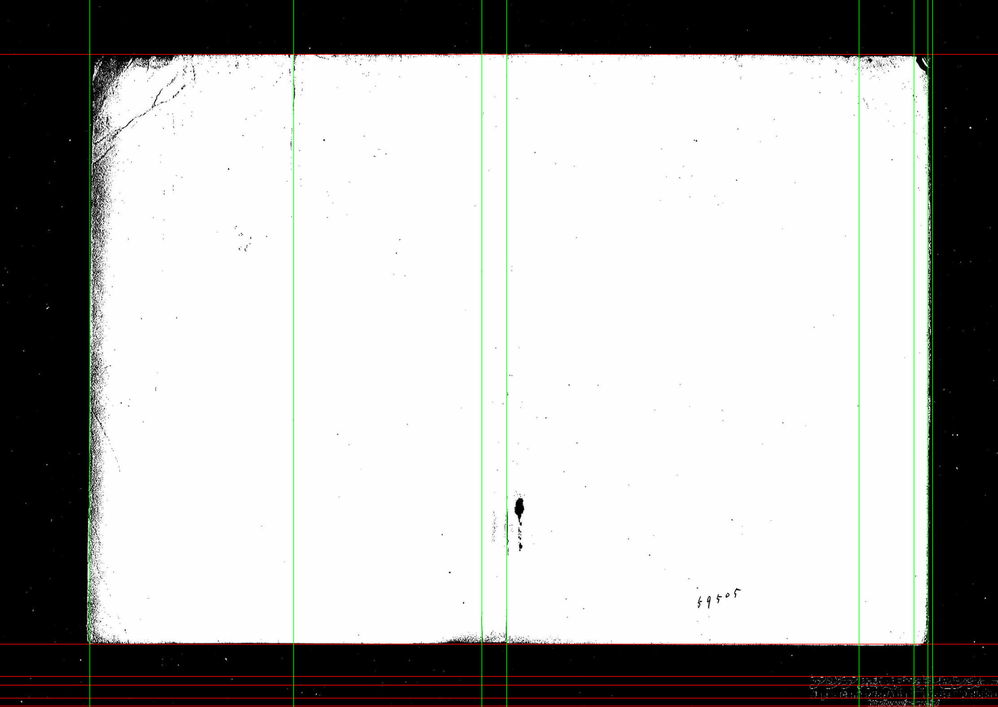
#> input picture debug_table_v4_page_001.png, 998 x 707 px, shrunk from 4450 x 3154 before the run
$ python -i hybrid_extractor.py   (imports and definitions only)
#> lines starting #> are read from the running program, lines starting #| are printed output that depends on the picture; after the words box and inside, x2 and y2 are one past the last pixel; in counts of white or black regions, pixels touching at a corner belong together
"""
Hybrid Extractor Module
Reusable function for table page processing.
"""

import cv2
import numpy as np
import pytesseract
from PIL import Image


def read_image_robust(path):
#> called with path = 'debug_table_v4_page_001.png'
    stream = open(path, "rb")
    bytes = bytearray(stream.read())
    numpyarray = np.asarray(bytes, dtype=np.uint8)
    img = cv2.imdecode(numpyarray, cv2.IMREAD_UNCHANGED)
#> img is the input picture: shape (707, 998, 3); mean B, G, R 174.7, 176.3, 176.4
    stream.close()
    return img


def extract_table_content(image_path, debug_dir=None):
    """
    Extracts table content from an image using Hybrid Line/Text approach.
    Returns list of rows (list of strings).
    """
    img = read_image_robust(image_path)
    if img is None:
        return []

    if len(img.shape) == 3 and img.shape[2] > 1:
        gray = cv2.cvtColor(img, cv2.COLOR_BGR2GRAY)
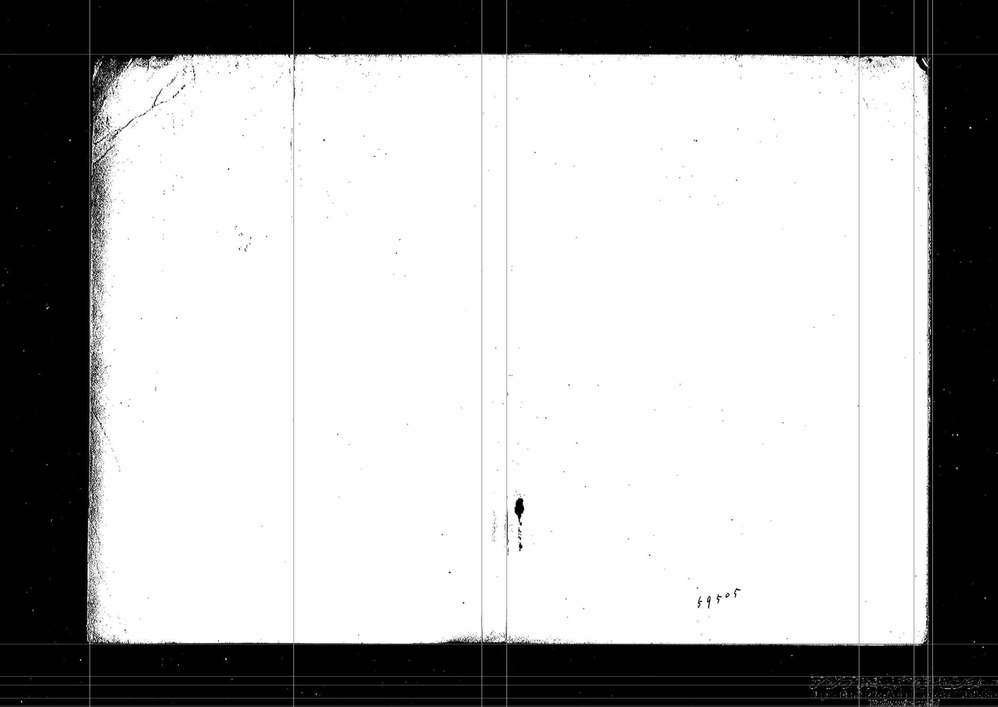
#> gray: shape (707, 998); min 0, max 255, mean 176.1
    else:
        gray = img

    # 1. Detect Vertical Lines (LSD)
    lsd = cv2.createLineSegmentDetector(0)
    lines, _, _, _ = lsd.detect(gray)
#> lines = 211 rows, first 6: [522.2, 498.2, 523.1, 508.3], [523.5, 508.5, 519.3, 519.3], [514, 512.1, 515.5, 499.7], [924.4, 71.71, 912.3, 57.74], [506.9, 642.6, 924.4, 644.3], [910.8, 91.74, 915.4, 56.52]

    vertical_lines = []
    if lines is not None:
        for line in lines:
            x1, y1, x2, y2 = line[0]
            # More lenient filter for vertical lines
            if abs(x1 - x2) < 10 and abs(y1 - y2) > 30:
                vertical_lines.append(((x1 + x2) / 2, min(y1, y2), max(y1, y2)))
#> this loop made 211 passes
#> after the loop, vertical_lines = 49 items, first 6: (913.1, 56.52, 91.74), (88.48, 55.64, 639.4), (928.4, 55.62, 643.1), (914.8, 0.624, 56.88), (292, 55.62, 125.6), (294.4, 76.87, 639.4)

    # Cluster Columns
    vertical_lines.sort(key=lambda x: x[0])
    cols = []
    if vertical_lines:
        current = [vertical_lines[0][0]]
#> current = [87.8]
        for i in range(1, len(vertical_lines)):
            if vertical_lines[i][0] - vertical_lines[i - 1][0] < 15:
                current.append(vertical_lines[i][0])
            else:
                cols.append(int(np.mean(current)))
                current = [vertical_lines[i][0]]
#> this loop made 48 passes
#> current on passes 9, 17, 21, 28, 34: [291.6], [480], [504.9], [857.1], [912]
#> after the loop, cols = [92, 292, 481, 506, 858]
        cols.append(int(np.mean(current)))

    # If no columns detected, fallback or assume full width
    if not cols:
        cols = [0, img.shape[1]]

    # 2. Detect Text
    # Use PSM 6 (Sparse text) or PSM 4 (Column data)
    config = r"--oem 3 --psm 6"

    # Advanced Preprocessing
    # 1. Denoise (Bilateral filter keeps edges but removes paper grain)
    denoised = cv2.bilateralFilter(gray, 9, 75, 75)

    # 2. Adaptive Contrast (CLAHE) - Enhances faint text without blowing out background
    clahe = cv2.createCLAHE(clipLimit=2.0, tileGridSize=(8, 8))
    enhanced = clahe.apply(denoised)

    # 3. Robust Thresholding
    thresh = cv2.threshold(enhanced, 0, 255, cv2.THRESH_BINARY | cv2.THRESH_OTSU)[1]
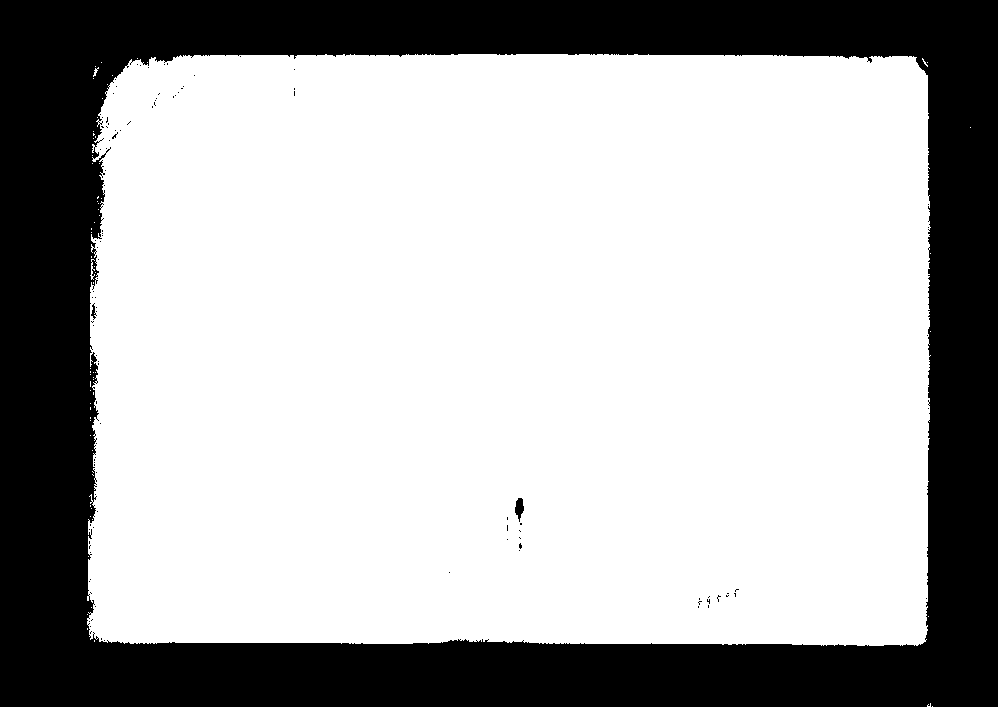
#> thresh: shape (707, 998); 69.3% white; 110 black regions (107 under 20 px), largest, box (x1, y1, x2, y2) and area: (0, 0, 998, 707) 216229, (515, 498, 524, 522) 135, (91, 303, 97, 320) 41
    pil_img = Image.fromarray(thresh)

    try:
#> (the run stopped early here; a loop or call above may not have finished)

$ run again, on page_1.png
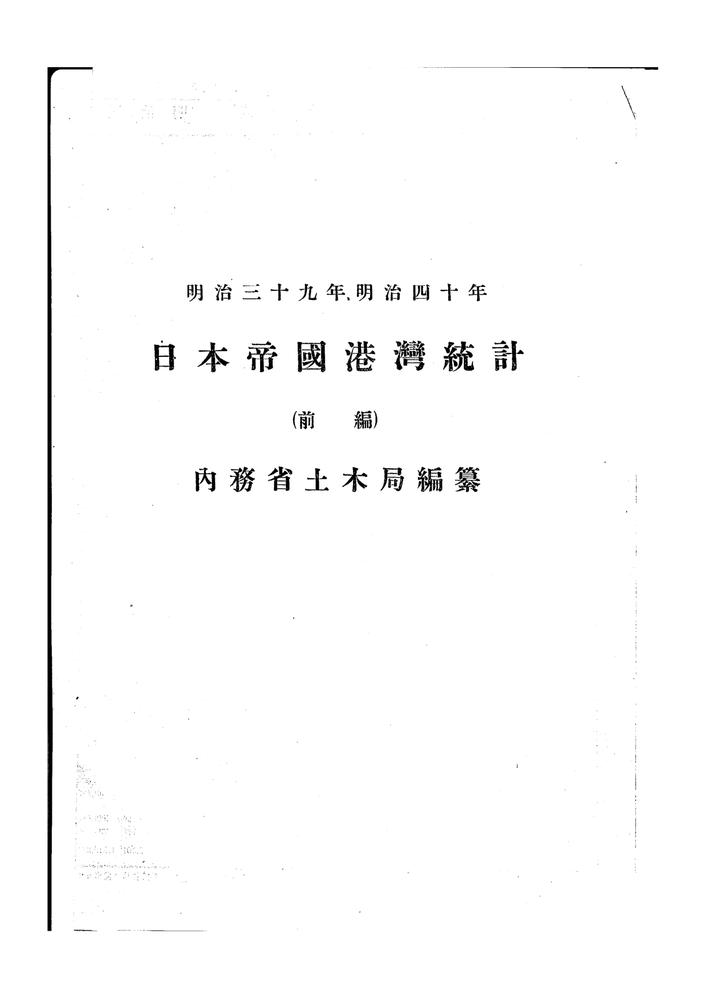
#> input picture page_1.png, 706 x 999 px, shrunk from 1240 x 1755 before the run
#> in read_image_robust, img is the input picture: shape (999, 706, 3); min 0, max 255, mean 251.3
#> lines = 154 rows, first 6: [154.3, 368.1, 153.6, 344.3], [259.4, 370.6, 259.5, 355.6], [324.2, 343.1, 324.7, 369.4], [214.7, 473.1, 214.8, 488.1], [155.5, 344, 165.7, 344.7], [398.4, 358, 401.2, 367.1]
#> the loop in extract_table_content, `for line in lines:` made 154 passes
#> after the loop in extract_table_content, `for line in lines:`: vertical_lines = [(51.02, 75.63, 929.4), (46.88, 68.12, 929.4)]
#> current = [46.88]
#> the loop in extract_table_content, `for i in range(1, len(vertical_lines)):` made 1 pass
#> after the loop in extract_table_content, `for i in range(1, len(vertical_lines)):`: cols = []
#> in extract_table_content, `thresh = cv2.threshold(enhanced, 0, 255, cv2.THRESH_BINARY | cv2.THRES..`:
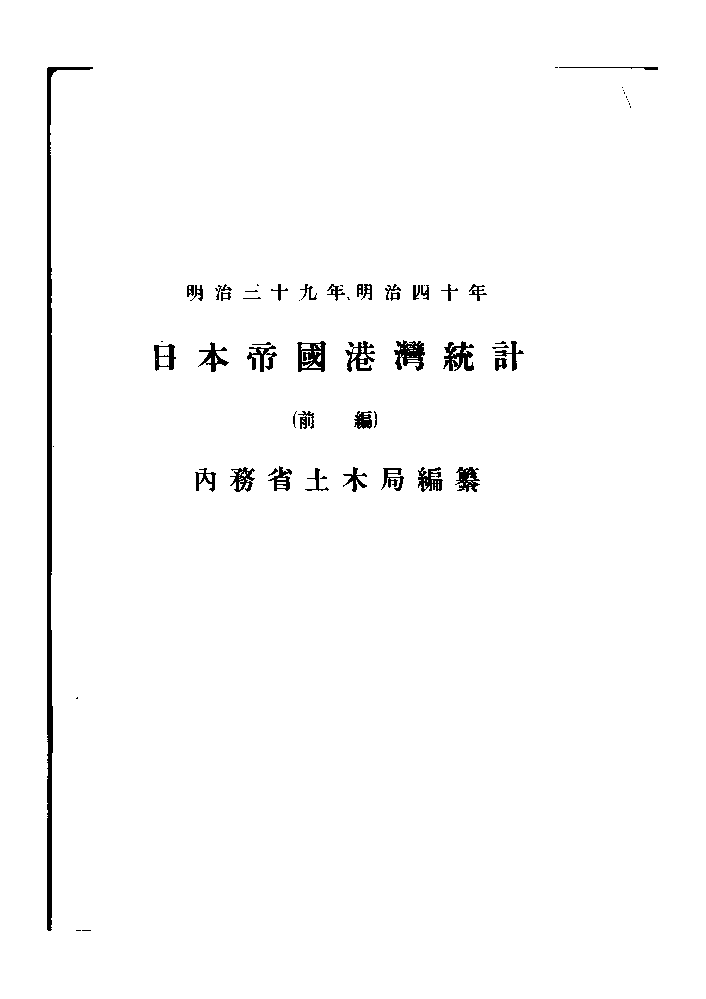
#> thresh: shape (999, 706); 98.4% white; 65 black regions (23 under 20 px), largest, box (x1, y1, x2, y2) and area: (47, 67, 93, 931) 4172, (297, 341, 326, 372) 571, (394, 340, 425, 371) 559

$ run again, on page_3.png
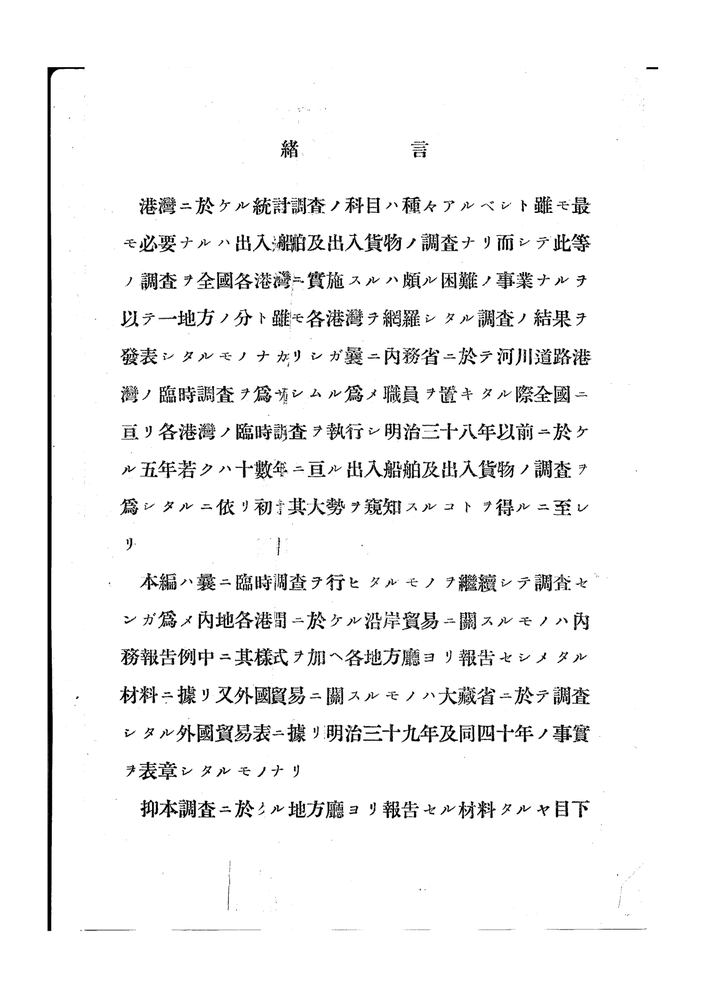
#> input picture page_3.png, 706 x 999 px, shrunk from 1240 x 1755 before the run
#> in read_image_robust, img is the input picture: shape (999, 706, 3); min 0, max 255, mean 243.2
#> lines = 579 rows, first 6: [50.42, 75.63, 51.54, 929.4], [309, 286.9, 309.2, 276.8], [502.6, 740.7, 503, 724.4], [389.2, 739.4, 389.4, 724.4], [506, 724.4, 506.3, 740.7], [499.2, 433.1, 498.4, 424.2]
#> the loop in extract_table_content, `for line in lines:` made 579 passes
#> after the loop in extract_table_content, `for line in lines:`: vertical_lines = [(50.98, 75.63, 929.4), (46.88, 68.12, 929.4), (226.9, 874.4, 908.1), (229.4, 873.1, 908.1)]
#> in extract_table_content, `current = [vertical_lines[0][0]]`: current = [46.88]
#> the loop in extract_table_content, `for i in range(1, len(vertical_lines)):` made 3 passes
#> current on pass 2: [226.9]
#> after the loop in extract_table_content, `for i in range(1, len(vertical_lines)):`: cols = [48]
#> in extract_table_content, `enhanced = clahe.apply(denoised)`:
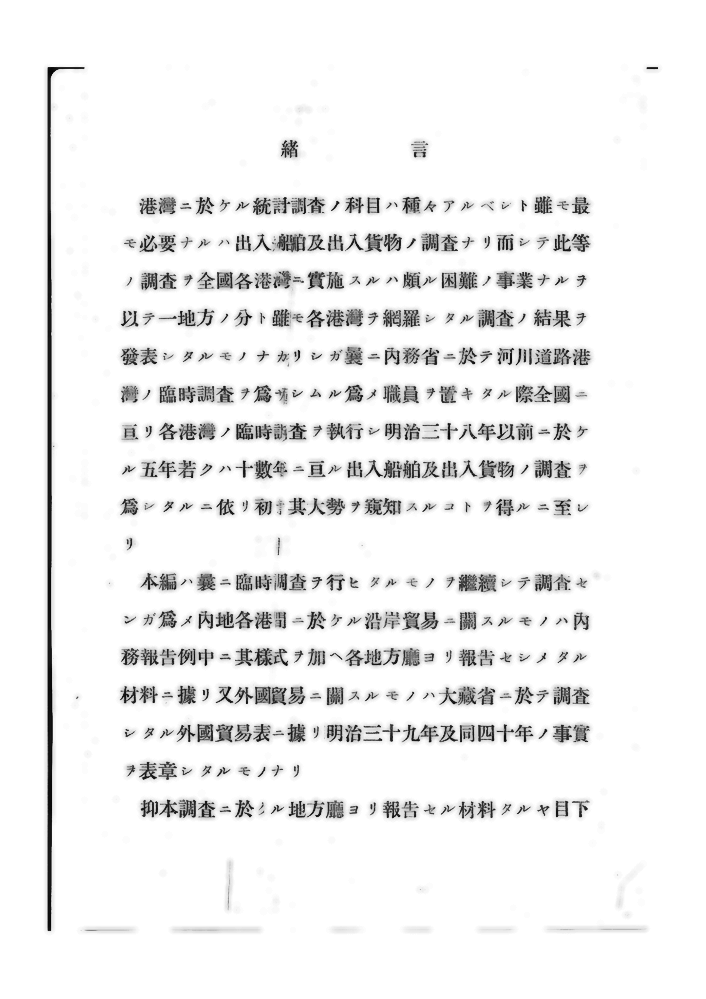
#> enhanced: shape (999, 706); min 6, max 255, mean 240.9
#> in extract_table_content, `thresh = cv2.threshold(enhanced, 0, 255, cv2.THRESH_BINARY | cv2.THRES..`:
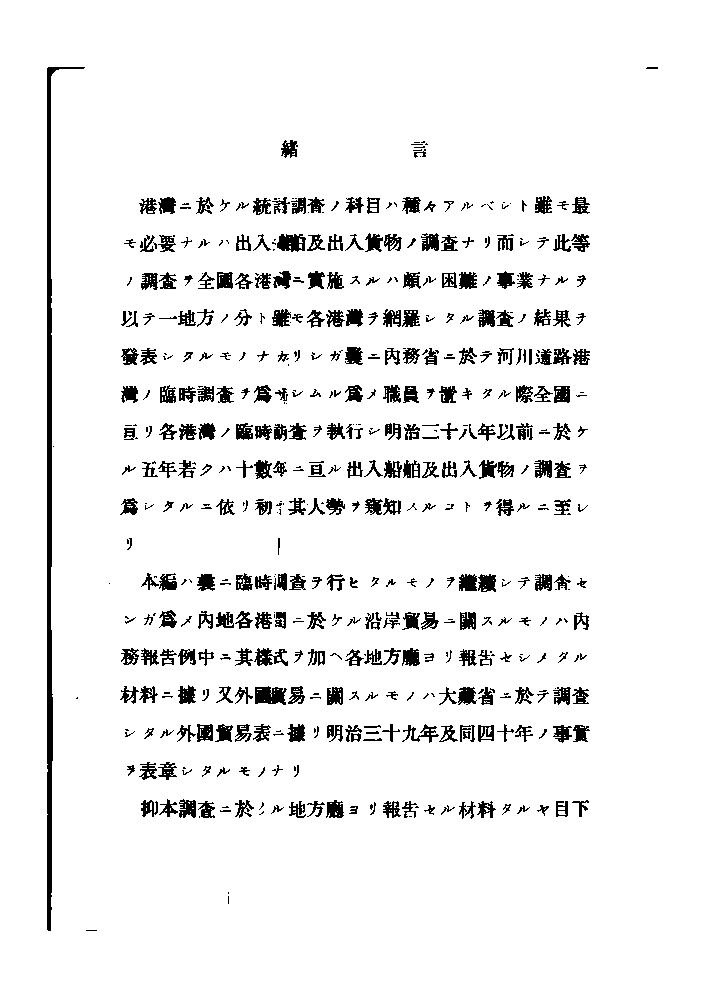
#> thresh: shape (999, 706); 93.7% white; 549 black regions (197 under 20 px), largest, box (x1, y1, x2, y2) and area: (47, 67, 85, 931) 4152, (255, 686, 287, 705) 457, (277, 234, 306, 252) 378
